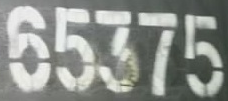
#> input picture first2.png, 228 x 101 px
$ python main.py
#> lines starting #> are read from the running program, lines starting #| are printed output that depends on the picture; after the words box and inside, x2 and y2 are one past the last pixel; in counts of white or black regions, pixels touching at a corner belong together
from PIL import Image
import pytesseract
import queue

def binarizing(img,threshold):
    """传入image对象进行灰度、二值处理"""
    img = img.convert("L") # 转灰度
    # img.show()
    pixdata = img.load()
    w, h = img.size
    # 遍历所有像素，小于阈值的为黑色
    for y in range(h):
        for x in range(w):
            if pixdata[x, y] < threshold:
                pixdata[x, y] = 255
            else:
                pixdata[x, y] = 0
    return img
def depoint(img):
    """传入二值化后的图片进行降噪"""
    pixdata = img.load()
    w,h = img.size
    for y in range(1,h-1):
        for x in range(1,w-1):
            count = 0
            if pixdata[x,y-1] > 245:#上
                count = count + 1
            if pixdata[x,y+1] > 245:#下
                count = count + 1
            if pixdata[x-1,y] > 245:#左
                count = count + 1
            if pixdata[x+1,y] > 245:#右
                count = count + 1
            if pixdata[x-1,y-1] > 245:#左上
                count = count + 1
            if pixdata[x-1,y+1] > 245:#左下
                count = count + 1
            if pixdata[x+1,y-1] > 245:#右上
                count = count + 1
            if pixdata[x+1,y+1] > 245:#右下
                count = count + 1
            if count > 4:
                pixdata[x,y] = 255
    return img
# CFS连通域分割法
def cfs(img):
    """传入二值化后的图片进行连通域分割"""
    pixdata = img.load()
    w,h = img.size
    visited = set()
    q = queue.Queue()
    offset = [(-1,-1),(0,-1),(1,-1),(-1,0),(1,0),(-1,1),(0,1),(1,1)]
    cuts = []
    for x in range(w):
        for y in range(h):
            x_axis = []
            #y_axis = []
            if pixdata[x,y] == 0 and (x,y) not in visited:
                q.put((x,y))
                visited.add((x,y))
            while not q.empty():
                x_p,y_p = q.get()
                for x_offset,y_offset in offset:
                    x_c,y_c = x_p+x_offset,y_p+y_offset
                    if (x_c,y_c) in visited:
                        continue
                    visited.add((x_c,y_c))
                    try:
                        if pixdata[x_c,y_c] == 0:
                            q.put((x_c,y_c))
                            x_axis.append(x_c)
                            #y_axis.append(y_c)
                    except:
                        pass
            if x_axis:
                min_x,max_x = min(x_axis),max(x_axis)
                if max_x - min_x >  3:
                    # 宽度小于3的认为是噪点，根据需要修改
                    cuts.append((min_x,max_x))
    return cuts
def getCuts1(cuts):
    newcuts = []
    last = 0
    for item in cuts:
        if newcuts.__len__() == 0:
            newcuts.append(item)
            last = item[1]
        else:
            if last - item[0] > 10 or (newcuts[len(newcuts) - 1][1] - newcuts[len(newcuts) - 1][0] <= 30):
                first = newcuts[len(newcuts) - 1][0]
                last = max(last,item[1])
                newcuts.pop()
                # newcuts.remove(len(newcuts))
                newcuts.append((first, last))
            else:
                newcuts.append(item)
                last = item[1]
    return newcuts

def getCuts2 (img, cuts):
    '''分离粘连字符'''
    newcuts = []
    for item in cuts:
        if item[1] - item[0] > 60:
            mid = getCuts3(img, (item[0] + item[1]) // 2)
            newcuts.append((item[0], mid))
            newcuts.append((mid, item[1]))
        else:
            newcuts.append(item)
    return newcuts
def getCuts3(img, mid):
    offset = 20
    pixdata = img.load()
    w, h = img.size
    wl = 0 if(0 > mid - offset) else mid - offset
    wr = mid + offset if(mid + offset < w) else w
    min = h
    ret = 0
    for x in range(wl, wr):
        count = 0
        for y in range(h):
            if (pixdata[x, y] == 0):
                count = count + 1
        if min > count:
            min = count
            ret = x
    return ret

if __name__ == '__main__':
    src = None
    try:
        src = Image.open('first2.png')
#> src is the input picture: PIL image 228x101 RGBA; mean R, G, B, A 143.1, 146.8, 141.6, 255
    except FileNotFoundError:
        print('打开文件失败')
        exit(0)
    img = binarizing(src, 160)
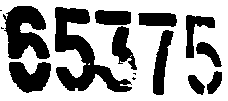
#> img: PIL image 228x101 L; 63.4% white; 15 black regions (4 under 20 px), largest, box (x1, y1, x2, y2) and area: (55, 7, 132, 92) 2447, (3, 6, 50, 59) 1616, (9, 62, 51, 93) 901
    img = depoint(img)
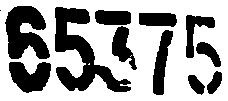
#> img: PIL image 228x101 L; 63.8% white; 12 black regions (1 under 20 px), largest, box (x1, y1, x2, y2) and area: (55, 7, 131, 92) 2434, (5, 6, 50, 59) 1594, (9, 62, 51, 93) 897
    img.show()
    cuts = cfs(img)
#> cuts = [(5, 49), (9, 50), (55, 130), (95, 130), (112, 136), (139, 176), (153, 172), (186, 214), (188, 204), (196, 220), (207, 221)]
    print(cuts)
#| [(5, 49), (9, 50), (55, 130), (95, 130), (112, 136), (139, 176), (153, 172), (186, 214), (188, 204), (196, 220), (207, 221)]
    cuts = getCuts1(cuts)
#> the loop in getCuts1, `for item in cuts:` made 11 passes
#> (item, first, last) on passes 2, 4, 5, 7, 9, 10, 11: ((9, 50), 5, 50), ((95, 130), 55, 130), ((112, 136), 55, 136), ((153, 172), 139, 176), ((188, 204), 186, 214), ((196, 220), 186, 220), ((207, 221), 186, 221)
#> (item, last) on passes 1, 3, 6, 8: ((5, 49), 49), ((55, 130), 130), ((139, 176), 176), ((186, 214), 214)
#> after the loop in getCuts1, `for item in cuts:`: first = 186; newcuts = [(5, 50), (55, 136), (139, 176), (186, 221)]
#> cuts = [(5, 50), (55, 136), (139, 176), (186, 221)]
    cuts = getCuts2(img, cuts)
#> the loop in getCuts2, `for item in cuts:` made 4 passes
#> (item, offset in getCuts3, w in getCuts3, h in getCuts3, wl in getCuts3, wr in getCuts3) on pass 2: ((55, 136), 20, 228, 101, 75, 115)
#> after the loop in getCuts2, `for item in cuts:`: newcuts = [(5, 50), (55, 95), (95, 136), (139, 176), (186, 221)]
#> cuts has the same summary as newcuts in getCuts2
    print(cuts)
#| [(5, 50), (55, 95), (95, 136), (139, 176), (186, 221)]
    # images = []
    w, h = img.size
#> w = 228; h = 101
    for i, n in enumerate(cuts, 1):
        temp = img.crop((n[0], 0, n[1], h))  # 调用crop函数进行切割
        # images.append(temp)
#> (the run stopped early here; a loop or call above may not have finished)

$ run again, with second.png copied over first2.png
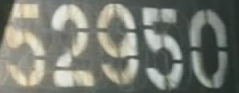
#> input picture second.png, 239 x 93 px
#> src is the input picture: PIL image 239x93 RGBA; mean R, G, B, A 122.7, 126.2, 116.5, 255
#> `img = depoint(img)`:
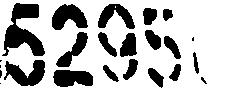
#> img: PIL image 239x93 L; 74.4% white; 23 black regions (6 under 20 px), largest, box (x1, y1, x2, y2) and area: (2, 3, 45, 56) 1125, (4, 60, 45, 86) 623, (52, 4, 88, 30) 603
#> `cuts = cfs(img)`: cuts = [(3, 44), (4, 44), (52, 87), (53, 92), (56, 87), (98, 134), (98, 116), (103, 118), (120, 136), (123, 137), (143, 156), (145, 160), (148, 163), (163, 172), (164, 180), (169, 180), (193, 198), (201, 206)]
#| [(3, 44), (4, 44), (52, 87), (53, 92), (56, 87), (98, 134), (98, 116), (103, 118), (120, 136), (123, 137), (143, 156), (145, 160), (148, 163), (163, 172), (164, 180), (169, 180), (193, 198), (201, 206)]
#> the loop in getCuts1, `for item in cuts:` made 18 passes
#> (item, first, last) on passes 2, 4, 5, 7, 8, 9, 10, 12: ((4, 44), 3, 44), ((53, 92), 52, 92), ((56, 87), 52, 92), ((98, 116), 98, 134), ((103, 118), 98, 134), ((120, 136), 98, 136), ((123, 137), 98, 137), ((145, 160), 143, 160)
#> after the loop in getCuts1, `for item in cuts:`: first = 193; newcuts = [(3, 44), (52, 92), (98, 137), (143, 180), (193, 206)]
#> `cuts = getCuts1(cuts)`: cuts has the same summary as newcuts in getCuts1
#> the loop in getCuts2, `for item in cuts:` made 5 passes
#| [(3, 44), (52, 92), (98, 137), (143, 180), (193, 206)]

$ run again, with third.png copied over first2.png
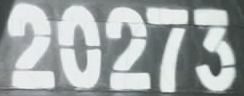
#> input picture third.png, 244 x 96 px
#> src is the input picture: PIL image 244x96 RGBA; mean R, G, B, A 161.1, 167.5, 167.5, 255
#> `img = depoint(img)`:
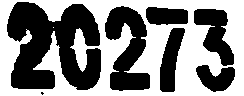
#> img: PIL image 244x96 L; 51.5% white; 7 black regions (1 under 20 px), largest, box (x1, y1, x2, y2) and area: (7, 2, 101, 90) 5615, (105, 6, 150, 91) 2262, (194, 9, 234, 66) 1214, (160, 28, 185, 92) 933, (196, 65, 235, 92) 675, (146, 7, 188, 25) 648
#> `cuts = cfs(img)`: cuts = [(7, 100), (105, 149), (146, 187), (160, 184), (194, 233), (196, 234)]
#| [(7, 100), (105, 149), (146, 187), (160, 184), (194, 233), (196, 234)]
#> the loop in getCuts1, `for item in cuts:` made 6 passes
#> (item, first, last) on passes 4, 6: ((160, 184), 146, 187), ((196, 234), 194, 234)
#> after the loop in getCuts1, `for item in cuts:`: first = 194; newcuts = [(7, 100), (105, 149), (146, 187), (194, 234)]
#> the loop in getCuts2, `for item in cuts:` made 4 passes
#> (item, offset in getCuts3, w in getCuts3, h in getCuts3, wl in getCuts3, wr in getCuts3) on pass 1: ((7, 100), 20, 244, 96, 33, 73)
#> after the loop in getCuts2, `for item in cuts:`: newcuts = [(7, 55), (55, 100), (105, 149), (146, 187), (194, 234)]
#> `cuts = getCuts2(img, cuts)`: cuts has the same summary as newcuts in getCuts2
#| [(7, 55), (55, 100), (105, 149), (146, 187), (194, 234)]
